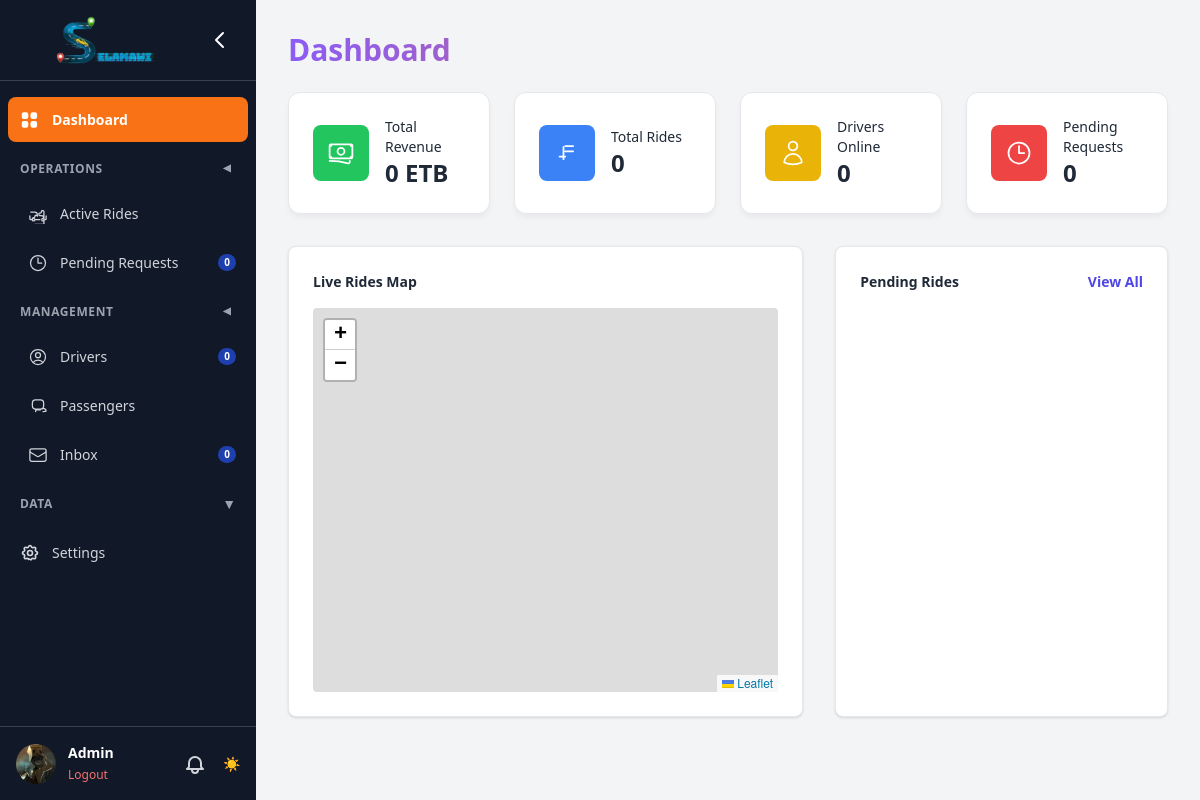
Before: / (signed in) with the older database file.
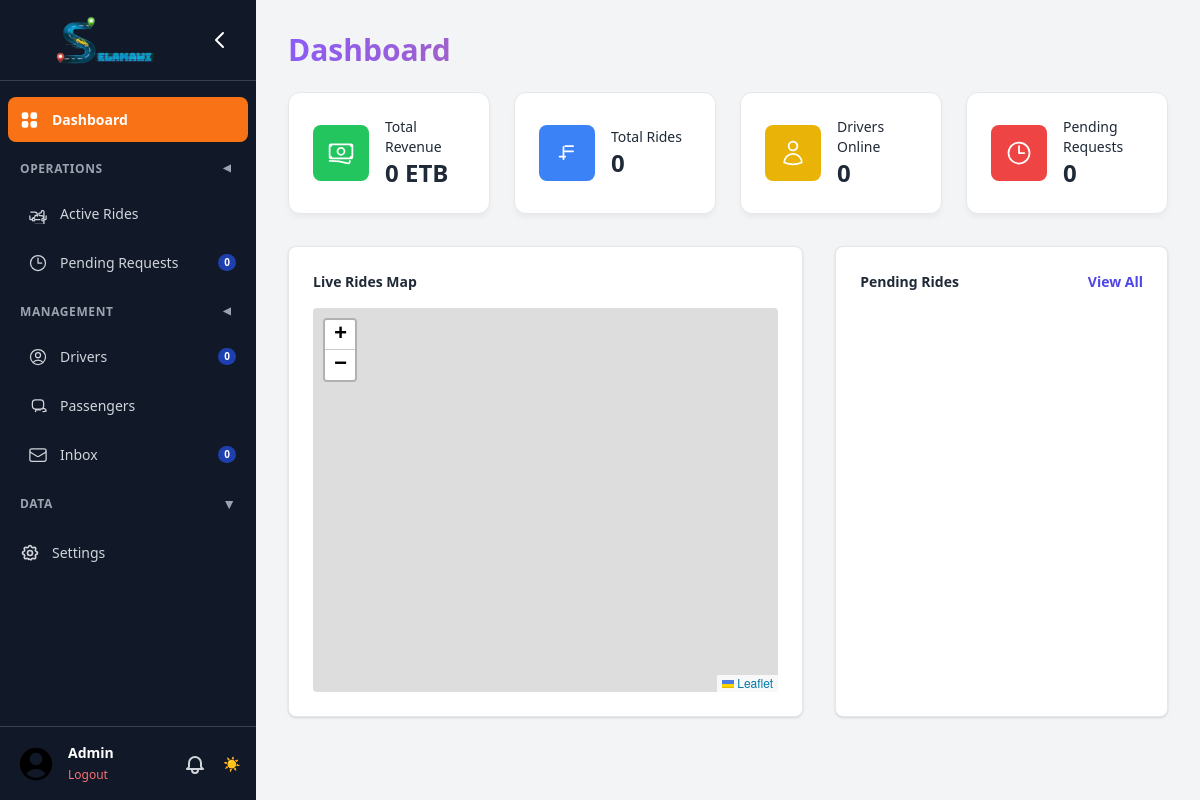
After: the same page with the newer database file.
### main.py (models this page shows, shortened)
class Admin(UserMixin, db.Model):
    id = db.Column(db.Integer, primary_key=True)
    username = db.Column(db.String(80), unique=True, nullable=False)
    password_hash = db.Column(db.String(200), nullable=False)
    profile_picture = db.Column(db.String(255), nullable=True, default='static/img/default_user.svg')

### main.py (the view)
@app.route('/')
@login_required
def dispatcher_dashboard():
    return render_template('dashboard.html')

### main.py (called while the page is built)
@login_manager.user_loader
def load_user(user_id):
    user_type = session.get('user_type')
    if user_type == 'admin':
        return Admin.query.get(int(user_id))
    elif user_type == 'passenger':
        return Passenger.query.get(int(user_id))
    return None

### templates/dashboard.html (shortened to what this page needs)
{% extends "base.html" %}
{% block head %}
<link rel="stylesheet" href="https://unpkg.com/leaflet@1.9.4/dist/leaflet.css"
 />
{% endblock %}
{% block content %}
<div id="main-wrapper" class="flex h-screen bg-gray-100 font-sans">
    <aside class="w-64 sidebar text-gray-300 flex flex-col flex-shrink-0">
        <div class="p-4 flex justify-between items-center border-b border-gray-700">
            <div class="sidebar-header-text flex-grow">
                <img src="/static/img/Selamawi-logo 1 png.png" alt="Ride App Logo" class="h-12 w-full object-contain">
            </div>
            <button id="sidebar-toggle-btn" class="p-2 rounded-md hover:bg-gray-700"><svg class="h-6 w-6 text-white transition-transform" fill="none" viewBox="0 0 24 24" stroke="currentColor"><path stroke-linecap="round" stroke-linejoin="round" stroke-width="2" d="M15 19l-7-7 7-7" /></svg></button>
        </div>
        <nav class="flex-1 px-2 py-4 space-y-1 overflow-y-auto">
            <a href="#" class="sidebar-link flex items-center p-3 rounded-lg active" data-pane="dashboard" title="Dashboard">
                <span class="icon-solid"></span>
                <span class="sidebar-link-text">Dashboard</span>
            </a>
            <details class="sidebar-summary group" open>
                <summary class="flex items-center p-3 rounded-lg cursor-pointer">
                    <span class="sidebar-link-text group-title font-semibold text-xs uppercase tracking-wider text-gray-400">Operations</span>
                    <span class="group-arrow ml-auto sidebar-link-text text-gray-400">&#9660;</span>
                </summary>
                <div class="pl-2 space-y-1">
                    <a href="#" class="sidebar-link flex items-center p-3 rounded-lg" data-pane="active-rides" title="Active Rides">
                        <span class="icon-outline"></span>
                        <span class="sidebar-link-text">Active Rides</span>
                    </a>
                    <a href="#" class="sidebar-link flex items-center p-3 rounded-lg" data-pane="pending-requests" title="Pending Requests">
                        <span class="icon-outline"><svg class="h-5 w-5 mr-3 flex-shrink-0" xmlns="http://www.w3.org/2000/svg" fill="none" viewBox="0 0 24 24" stroke-width="1.5" stroke="currentColor"><path stroke-linecap="round" stroke-linejoin="round" d="M12 6v6h4.5m4.5 0a9 9 0 11-18 0 9 9 0 0118 0z" /></svg></span>
                        <span class="sidebar-link-text">Pending Requests</span>
                        <span class="sidebar-badge" id="pending-requests-badge">0</span>
                    </a>
                </div>
            </details>
            <details class="sidebar-summary group" open>
                <summary class="flex items-center p-3 rounded-lg cursor-pointer">
                    <span class="sidebar-link-text group-title font-semibold text-xs uppercase tracking-wider text-gray-400">Management</span>
                    <span class="group-arrow ml-auto sidebar-link-text text-gray-400">&#9660;</span>
                </summary>
                 <div class="pl-2 space-y-1">
                    <a href="#" class="sidebar-link flex items-center p-3 rounded-lg" data-pane="drivers" title="Drivers">
                        <span class="icon-outline"></span>
                        <span class="sidebar-link-text">Drivers</span>
                        <span class="sidebar-badge" id="drivers-badge">0</span>
                    </a>
                    <a href="#" class="sidebar-link flex items-center p-3 rounded-lg" data-pane="passengers" title="Passengers">
                        <span class="icon-outline"></span>
                        <span class="sidebar-link-text">Passengers</span>
                    </a>
                     <a href="#" class="sidebar-link flex items-center p-3 rounded-lg" data-pane="inbox" title="Inbox">
                        <span class="icon-outline"></span>
                        <span class="sidebar-link-text">Inbox</span>
                        <span class="sidebar-badge" id="inbox-badge">0</span>
                    </a>
                </div>
            </details>
            <details class="sidebar-summary group">
                <summary class="flex items-center p-3 rounded-lg cursor-pointer">
                    <span class="sidebar-link-text group-title font-semibold text-xs uppercase tracking-wider text-gray-400">Data</span>
                    <span class="group-arrow ml-auto sidebar-link-text text-gray-400">&#9660;</span>
                </summary>
            </details>
            <a href="#" class="sidebar-link flex items-center p-3 rounded-lg mt-4" data-pane="settings" title="Settings">
                <span class="icon-outline"></span>
                <span class="sidebar-link-text">Settings</span>
            </a>
        </nav>
        <div class="p-4 border-t border-gray-700 mt-auto">
            <div class="flex items-center justify-between">
                <div class="flex items-center">
                    <img id="sidebar-avatar" src="/{{ current_user.profile_picture or 'static/img/default_avatar.png' }}" class="h-10 w-10 rounded-full object-cover flex-shrink-0" alt="Dispatcher">
                    <div class="ml-3 user-info">
                        <p class="text-sm font-semibold text-white">{{ current_user.username | capitalize }}</p>
                        <a href="{{ url_for('logout') }}" class="text-xs text-red-400 hover:underline">Logout</a>
                    </div>
                </div>
                <div class="flex items-center gap-4 relative">
                    <div id="notification-bell" class="relative cursor-pointer"><svg class="h-6 w-6 text-gray-300" fill="none" viewBox="0 0 24 24" stroke="currentColor"><path stroke-linecap="round" stroke-linejoin="round" stroke-width="2" d="M15 17h5l-1.405-1.405A2.032 2.032 0 0118 14.158V11a6 6 0 10-12 0v3.159c0 .538-.214 1.055-.595 1.436L4 17h5m6 0v1a3 3 0 11-6 0v-1m6 0H9" /></svg><div id="notification-badge" class="notification-badge hidden">0</div></div>
                    <label for="dark-mode-toggle" class="cursor-pointer"><input type="checkbox" id="dark-mode-toggle" class="hidden"><span id="dark-mode-icon">☀️</span></label>
                </div>
            </div>
        </div>
    </aside>
    <main class="flex-1 p-6 lg:p-8 overflow-y-auto main-content">
        <div id="dashboard-pane" class="pane active">
            <h2 class="text-3xl font-bold mb-6 title-gradient">Dashboard</h2>
            <div class="grid grid-cols-1 md:grid-cols-2 lg:grid-cols-4 gap-6 mb-8">
                <div class="stat-card">
                    <div class="stat-card-icon bg-green-500"></div>
                    <div><p class="text-sm text-secondary">Total Revenue</p><p id="stat-revenue" class="text-2xl font-bold">0 ETB</p></div>
                </div>
                <div class="stat-card">
                    <div class="stat-card-icon bg-blue-500"><svg xmlns="http://www.w3.org/2000/svg" fill="none" viewBox="0 0 24 24" stroke-width="1.5" stroke="currentColor"><path stroke-linecap="round" stroke-linejoin="round" d="M9 6.75V15m0 0v2.25m0-2.25h1.5m-1.5 0H5.625M17.25 6H10.5m6.75 4.5H10.5" /></svg></div>
                    <div><p class="text-sm text-secondary">Total Rides</p><p id="stat-rides" class="text-2xl font-bold">0</p></div>
                </div>
                <div class="stat-card">
                    <div class="stat-card-icon bg-yellow-500"></div>
                    <div><p class="text-sm text-secondary">Drivers Online</p><p id="stat-drivers" class="text-2xl font-bold">0</p></div>
                </div>
                <div class="stat-card">
                     <div class="stat-card-icon bg-red-500"><svg xmlns="http://www.w3.org/2000/svg" fill="none" viewBox="0 0 24 24" stroke-width="1.5" stroke="currentColor"><path stroke-linecap="round" stroke-linejoin="round" d="M12 6v6h4.5m4.5 0a9 9 0 11-18 0 9 9 0 0118 0z" /></svg></div>
                    <div><p class="text-sm text-secondary">Pending Requests</p><p id="stat-pending" class="text-2xl font-bold">0</p></div>
                </div>
            </div>
            <div class="grid grid-cols-1 lg:grid-cols-5 gap-8 mb-8">
                <div class="lg:col-span-3 card p-6 rounded-lg shadow"><h3 class="font-semibold mb-4 text-primary">Live Rides Map</h3><div id="dashboard-map" class="h-96 w-full rounded"></div></div>
                <div class="lg:col-span-2 card p-6 rounded-lg shadow">
                     <div class="flex justify-between items-center mb-4">
                         <h3 class="font-semibold text-primary">Pending Rides</h3>
                         <a href="#" class="text-sm text-indigo-600 font-semibold hover:underline" onclick="showPane('pending-requests'); return false;">View All</a>
                    </div>
                    <div id="pending-rides-summary-list" class="space-y-3 overflow-y-auto h-96"></div>
                </div>
            </div>
        </div>
    </main>
</div>
{% endblock %}

### templates/base.html (shortened to what this page needs)
<!DOCTYPE html>
<html lang="en" class="">
<head>
    <script src="https://cdn.tailwindcss.com"></script>
    {% block head %}{% endblock %}
</head>
<body class="font-sans">
    {% block content %}{% endblock %}
</body>
</html>

### templates/dashboard.html (style rules this page uses)
:root { --sidebar-bg: #111827; --main-bg: #f3f4f6; --text-primary: #1f2937; --text-secondary: #6b7280; --card-bg: #ffffff; --border-color: #e5e7eb; --success-bg: #dcfce7; --success-text: #166534; --info-bg: #dbeafe; --info-text: #1e40af; --danger-bg: #fee2e2; --danger-text: #991b1b; --warning-bg: #ffedd5; --warning-text: #9a3412; --chart-green: #22c55e; --chart-blue: #3b82f6; --chart-red: #ef4444; --chart-purple: #8b5cf6; --chart-orange: #f97316; --chart-yellow: #facc15; }
body { background-color: var(--main-bg); color: var(--text-primary); font-family: 'Inter', sans-serif; font-size: 14px; }
.sidebar { background-color: var(--sidebar-bg); transition: width 0.3s ease-in-out; }
.main-content { background-color: var(--main-bg); transition: margin-left 0.3s ease-in-out; }
.card { background-color: var(--card-bg); border: 1px solid var(--border-color); color: var(--text-primary); }
.sidebar-link, .sidebar-summary summary { transition: all 0.2s ease-in-out; }
.sidebar-link.active, .sidebar-link[aria-current="page"] { background-color: #F97316; color: white; font-weight: 600; }
.sidebar-link.active .icon-solid { display: inline-block; transform: scale(1.1); }
.icon-solid { display: none; }
.pane { display: none; }
.pane.active { display: block; animation: fadeIn 0.3s ease-in-out; }
.sidebar-badge { background-color: var(--info-text); color: white; font-size: 10px; font-weight: bold; padding: 1px 6px; border-radius: 10px; margin-left: auto; }
.sidebar-summary summary { list-style: none; }
.sidebar-summary .group-arrow { transition: transform 0.2s; }
.sidebar-summary[open] > summary .group-arrow { transform: rotate(90deg); }
.title-gradient { background-image: linear-gradient(to right, var(--chart-purple), var(--chart-orange)); -webkit-background-clip: text; background-clip: text; color: transparent; }
.stat-card { background-color: var(--card-bg); border-radius: 0.75rem; padding: 1.5rem; display: flex; align-items: center; gap: 1rem; border: 1px solid var(--border-color); box-shadow: 0 4px 6px -1px rgba(0,0,0,0.05); }
.stat-card-icon { flex-shrink: 0; width: 3.5rem; height: 3.5rem; border-radius: 0.5rem; display: flex; align-items: center; justify-content: center; }
.stat-card-icon svg { width: 1.75rem; height: 1.75rem; color: white; }

Changed rows visible on the page:
changed Admin "Admin": profile_picture: a different picture
